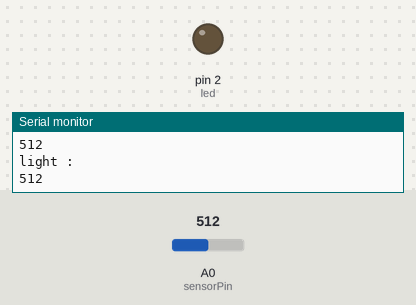
Bench run of a sketch on a simulated Arduino Uno, built with avr-gcc and run on an emulated ATmega328P. Parts: output pins drawn as LEDs (lit = HIGH), the last lines printed to the serial monitor. The inputs (shaded band) are chosen by the test bench; at power-on: A0 (sensorPin) = 512.

Above: at 1.2 s.
1.3 s: A0 (sensorPin) set to 411
2.8 s: A0 (sensorPin) set to 388
At 4.0 s:
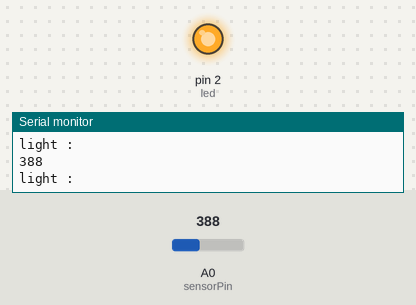
4.3 s: A0 (sensorPin) set to 410
At 5.2 s:
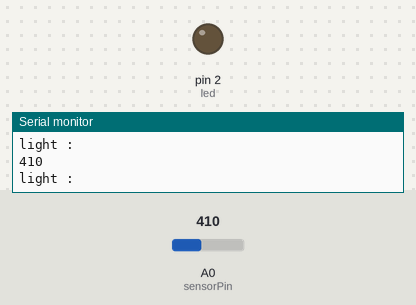
5.8 s: A0 (sensorPin) set to 390
At 6.2 s:
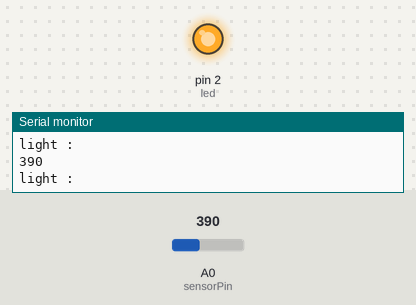
Timing chart, 0 to 8.8 s (numbered marks = the images above; inputs shaded):
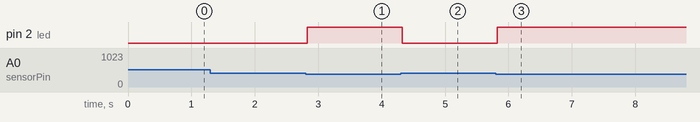

The sketch:

led_lightsensor_example1.ino
```cpp
const int sensorPin = A0;
const int led = 2;

void setup()
{
  pinMode(led,OUTPUT);
  pinMode(sensorPin,INPUT);
  Serial.begin(9600);
}

void loop()
{
  int reading = analogRead(sensorPin);
  Serial.println("light : ");
  Serial.println(reading);
  delay(10);
  if(reading<400)
  {
    digitalWrite(led, HIGH);
  }
  if(reading>400)
  {
    digitalWrite(led, LOW);
  }
}
```

Measured:
- the behaviour switches between 400 and 399 on A0 (sensorPin) (found by bisection; images 0 and 1)
- after the input at 2.8 s, pin 2 (led): LOW → HIGH at once
- after the input at 4.3 s, pin 2 (led): HIGH → LOW at once
- after the input at 5.8 s, pin 2 (led): LOW → HIGH at once
